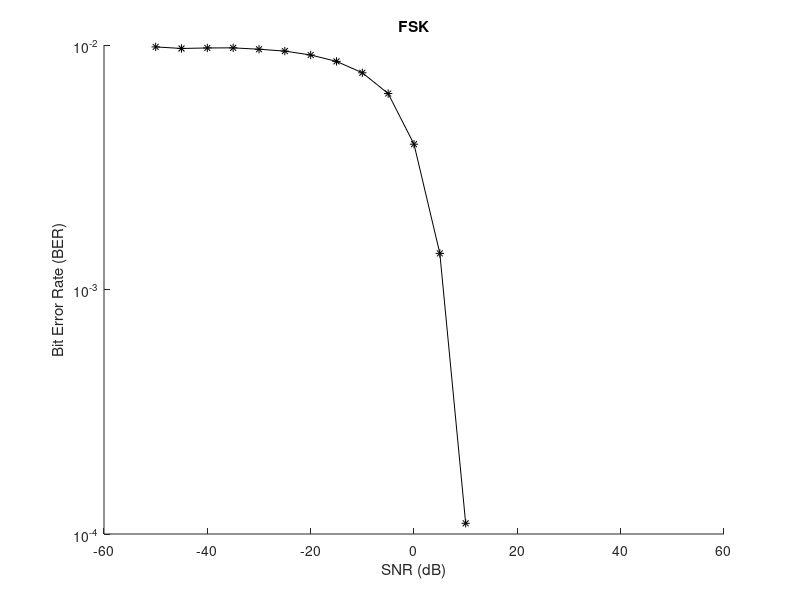
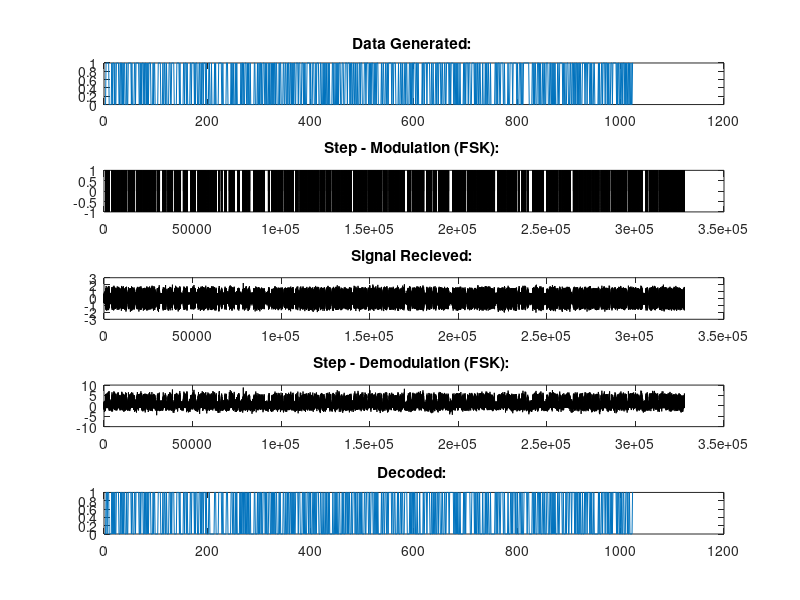

The MATLAB script that drew these images, in order:
clear all; 
clear workspace;

% Given number of bits
nBits = 1024;
% Given carrier frequency
carrierFrequency = 10000; 
% Sampled at 16 times the frequency
samplingFrequency = 32 * carrierFrequency;
% Given data rate
dataRate = 1000;

% Generate the random signal
Signal = randi([0 1],1,nBits);
% Max timestamp
totalTime = nBits/dataRate;
% Calculate sampling period
samplingPeriod = 1/samplingFrequency;
% Calculate number of data points
nSteps = totalTime/samplingPeriod;
% Defining the time points
t = 0:samplingPeriod:totalTime;

% Define the 2 carrier functions
carrier1 = cos(2*pi*carrierFrequency*t);
carrier0 = cos(pi*carrierFrequency*t);

% Thresholds for the 6th order butterworth filter
[b,a] = butter(6,0.2);

% Find the transmitted signal
transmittedSignal = zeros([1 nSteps]);
count = 0;
% Calculating the number of samples per bit of signal
timePerBit = 1/dataRate;
noOfSamplesPerBit = timePerBit / samplingPeriod;
% Creating the sampled signal
for bit = Signal
    for i = 1:noOfSamplesPerBit
        count = count+1;
        transmittedSignal(count) = bit;
    end
end
transmittedSignal(count + 1) = transmittedSignal(count);

% Find the modulated signal
FSKmodulated1 = carrier1 .* (transmittedSignal == 1);
FSKmodulated2 = carrier0 .* (transmittedSignal == -1);
modulatedSig = FSKmodulated1 + FSKmodulated2;
% Calculating the signal power
sigPower = rms(modulatedSig)^2;

index = 0;
% Defining the SNR range
SNRvalues = -50:5:50;
meanBitError = zeros([1 length(SNRvalues)]);
% Iterating through the different SNR values
for SNR = SNRvalues
    index = index+1;
    bitErrorRate = zeros([1 nBits]);
    % Calculate noise power from SNR
    noisePower = sigPower/(10^(SNR/10));

    % Run the experiment for each sample 20 times
    for sample = 1:20
        % Generate the noise
        Noise = randn(1,length(modulatedSig));
        Noise = sqrt(noisePower) .* Noise;
        
        % Find the transmitted signal after noise
        transmittedFSK = modulatedSig+Noise;

        %Coherent demodulation of FSK
        BFSK_demod1 = transmittedFSK*2.* carrier1;
        BFSK1_filter = filtfilt(b,a,BFSK_demod1);
        BFSK_demod0 = transmittedFSK*2 .* carrier0;
        BFSK0_filter = filtfilt(b,a,BFSK_demod0);
        BFSK_demod = BFSK_demod1 -BFSK_demod0 ;

        count = 0;
        result = zeros([1 nBits]);
        % sampling
        for i = 20:noOfSamplesPerBit:length(BFSK_demod)
            count = count+1;
            result(count) = BFSK_demod(i);
        end

        % Applying threshold logic
        for i = 1:length(result)
            if result(i) >= 0.5
                result(i) = 1;
            else
                result(i) = 0;
            end
        end

        % Calculating error
        bitErrorRate(sample) = mean(result ~= Signal);
    end

    % Assigning to the mean error rate
    meanBitError(index) = mean(bitErrorRate);

    % Variable Plots
    if (SNR == 5)
        plotFSK = modulatedSig;
        plotFSKTransmit = transmittedFSK;
        plotLPfilterFSK = BFSK_demod;
        plotfinalResultFSK = result;
    end
end

% Plotting the mean BER vs SNR
figure(1)
hold on
semilogy(SNRvalues, meanBitError,'k-*');
xlabel('SNR (dB)');
ylabel('Bit Error Rate (BER)');
title('FSK');

hold off

% Plotting the different stages of FSK modulation and demodulation
figure(2);
titles = {'Data Generated: ', 'Step - Modulation (FSK): ', 'Signal Recieved: ','Step - Demodulation (FSK): ','Decoded: '}; 
subplot(5,1,1);plot(Signal);title('Data Generated: ');
subplot(5,1,2);plot(plotFSK,'k');title('Step - Modulation (FSK): ');
subplot(5,1,3);plot(plotFSKTransmit, 'k');title('Signal Recieved: ');
subplot(5,1,4);plot(plotLPfilterFSK, 'k');title('Step - Demodulation (FSK): ');
subplot(5,1,5);plot(plotfinalResultFSK);title('Decoded: ');
